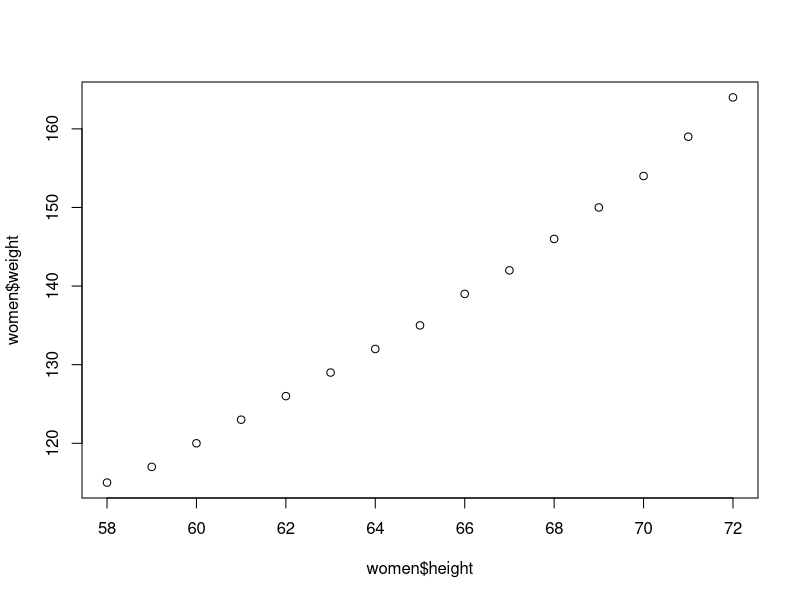
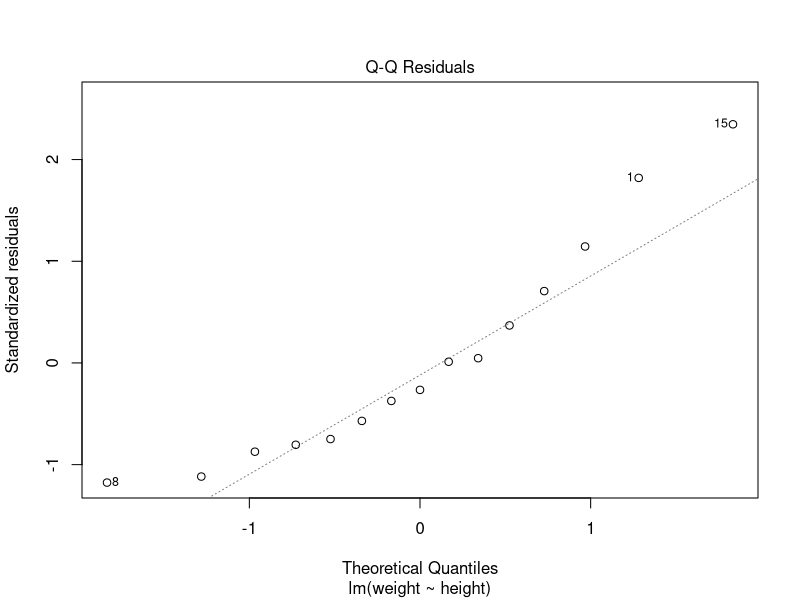
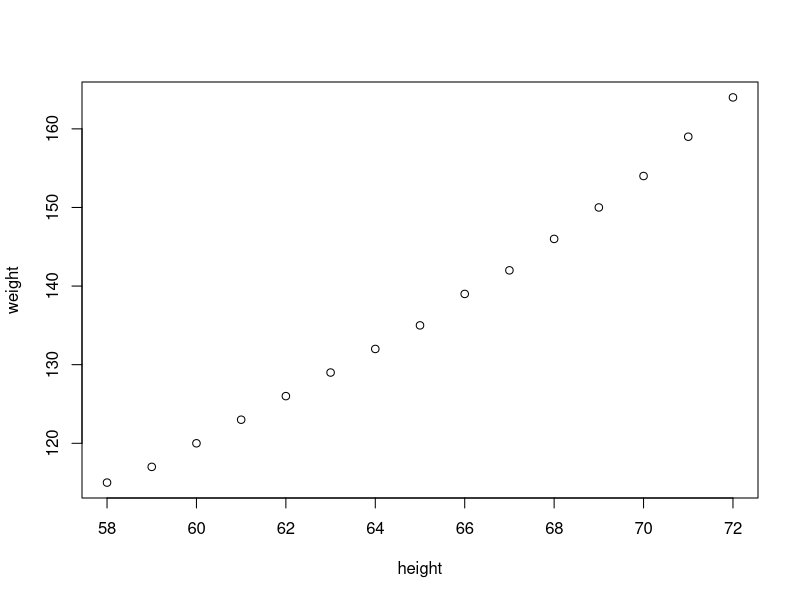

Here is the R script that generated these plots, in order: (Note: this script raises an error after producing the figures.)
# Simple Linear Regression : Built in Data Set Women
# Check for assumptions of Regression in the data Set
women
?women
str(women)
fit = lm(weight ~ height, data=women)
?plot
#Initial Checks
cor(women$height, women$weight)
#there is Strong and Positive Relationship between height and weight
plot(women$height, women$weight)
par(mfrow=c(1,1))
plot(fit, which=2)
plot(women)

str(women)
head(women)
women[,2]
fitted(fit)
cbind(women, fitted(fit), predicted=3.45 * women$height - 87)
cbind(women, fitted(fit), residue=fitted(fit)-women$weight, resid(fit))
y = 3.4 * height - 87
plot(residuals(fit))
hist(women$height, breaks=4)
hist(residuals(fit))

hist(residuals(fit), freq=F)
lines(density(residuals(fit)))

plot(fit, which=2)


x=rnorm(100, mean=0,sd=1)
x
hist(x,freq=F)
lines(density(x))

#Assumptions Regression
#Linearity----
#Linearity of the data. The relationship between the predictor (x) and the outcome (y) is assumed to be linear.
# component + residual plot 
plot(women$height, fitted(fit))
plot(residuals(fit) ~ fitted(fit))
plot(fit, which=1)
#residuals should be randomly distributed and not increase or decrease 


#Normality----
#Normality of residuals. The residual errors are assumed to be normally distributed.
plot(density(resid(fit)))
plot(fit, which=2)

#Homoscedasticity----
#Homogeneity of residuals variance. The residuals are assumed to have a constant variance (homoscedasticity - opposite of heteroscedasticity)
plot(fit, which=3)
#No funnel shape, random distribution of residuals
plot(fit, which=4)

#Auto-Correlation----
#Independence of residuals error terms. (Not dependent on previous values)
durbinWatsonTest(fit)
#pvalue < 0; Ho that there is no correlation (r2=0) is accepted

#Outliers
plot(fit, which=4)
#potential outliers are highlighted 1, 14, 15 row
women[c(1,14,15),]

#Lets remove these values and then find R2
fit2 = lm(weight ~ height, data=women[-c(1,14,15),])
summary(fit2)
(summary(fit))$r.squared
(summary(fit2))$r.squared
AIC(fit, fit2) #lower value of AIC is better


#Potential Problems
#Non-linearity of the outcome - predictor relationships
#Heteroscedasticity: Non-constant variance of error terms.
#Presence of influential values in the data that can be:
#Outliers: extreme values in the outcome (y) variable
#High-leverage points: extreme values in the predictors (x) variable

#All these assumptions and potential problems can be checked by producing some diagnostic plots visualizing the residual errors.


